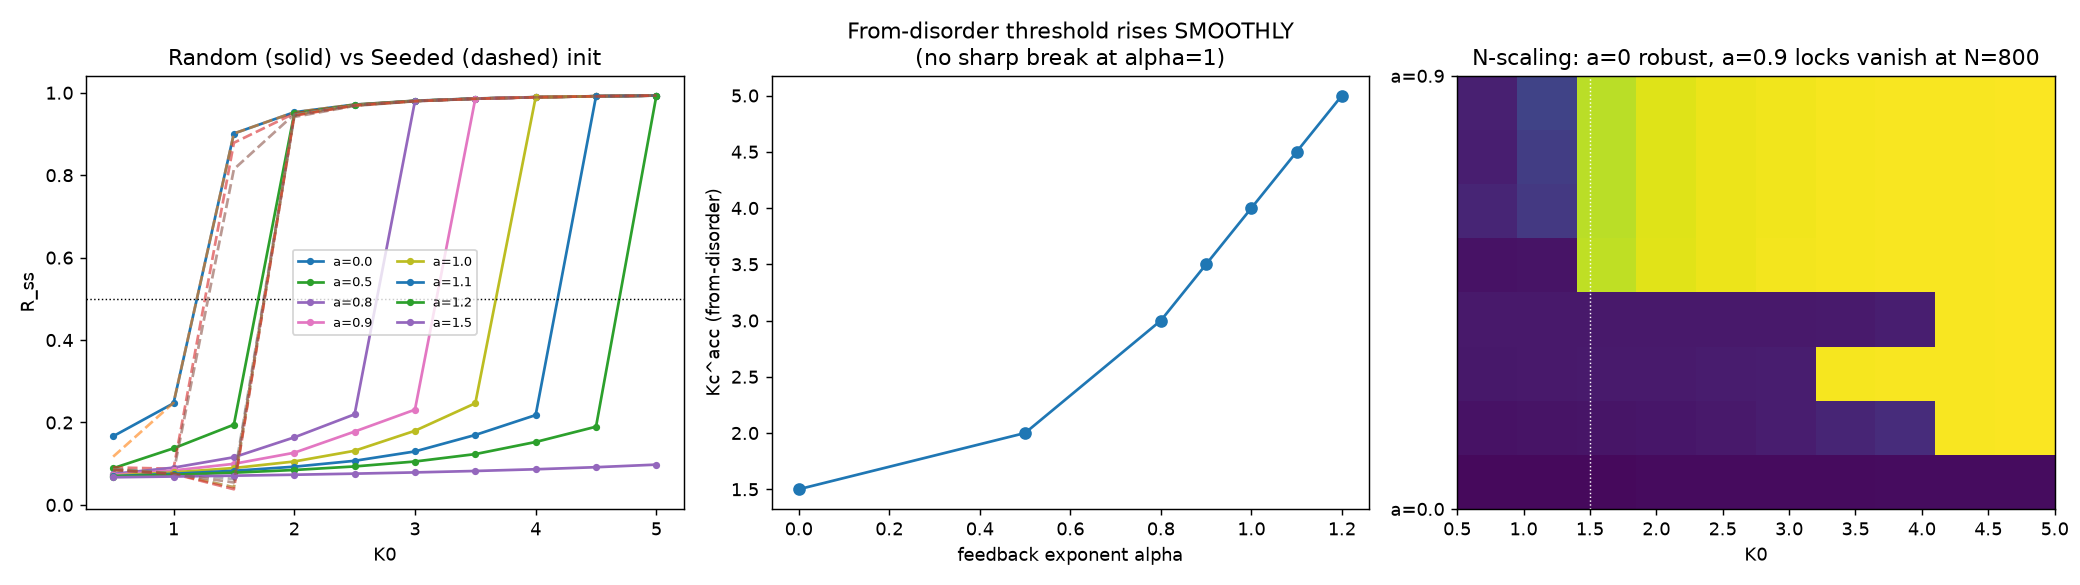

Python code for this plot:
import numpy as np, json
import matplotlib; matplotlib.use('Agg')
import matplotlib.pyplot as plt

def sim(N, alpha, K0, T=40.0, dt=0.02, mode='rand', seed=0, g=1.0):
    rg = np.random.default_rng(seed)
    om = rg.uniform(-g, g, N)
    th = rg.uniform(0, 2*np.pi, N) if mode=='rand' else rg.uniform(-0.3, 0.3, N)
    ns = int(round(T/dt)); ms = int(round(5/dt))
    for _ in range(ns):
        z = np.mean(np.exp(1j*th)); K = K0*(abs(z)**alpha)
        th += (om + K*np.imag(np.exp(-1j*th)*z))*dt
    Rs=[]
    for _ in range(ms):
        z = np.mean(np.exp(1j*th)); K = K0*(abs(z)**alpha)
        th += (om + K*np.imag(np.exp(-1j*th)*z))*dt; Rs.append(abs(z))
    return float(np.mean(Rs))

# ---- seed sensitivity at alpha in {1.0,1.1,1.2}, K0=5, N=200, 8 seeds ----
sens={}
for a in [1.0,1.1,1.2]:
    vals=[sim(200,a,5.0,mode='rand',seed=s) for s in range(8)]
    sens[f'a{a}']=vals
    print('sens a',a,vals,'mean',round(np.mean(vals),3))
json.dump(sens, open('dossier052_sens.json','w'))

# ---- load main sweep ----
D=json.load(open('dossier052_repl.json')); A=D['alphas']; K=D['K0s']; R=D['res']
Dn=json.load(open('dossier052_nscale.json'))

# estimate Kc^acc(alpha) = first K0 where random R>0.5
def kcacc(a):
    rr=R[f'a{a}_rand']; ks=[k for k,r in zip(K,rr) if r>0.5]
    return ks[0] if ks else None
kcs=[(a,kcacc(a)) for a in A]
xs=[]; ys=[]
for a,k in kcs:
    if k is not None: xs.append(a); ys.append(k)

fig,ax=plt.subplots(1,3,figsize=(16,4.5))
for a in A:
    ax[0].plot(K,R[f'a{a}_rand'],'-o',label=f'a={a}',ms=3)
    ax[0].plot(K,R[f'a{a}_seed'],'--',alpha=0.6)
ax[0].axhline(0.5,color='k',lw=0.8,ls=':'); ax[0].set_xlabel('K0'); ax[0].set_ylabel('R_ss')
ax[0].set_title('Random (solid) vs Seeded (dashed) init'); ax[0].legend(fontsize=7,ncol=2)

ax[1].plot(xs,ys,'o-')
ax[1].set_xlabel('feedback exponent alpha'); ax[1].set_ylabel('Kc^acc (from-disorder)')
ax[1].set_title('From-disorder threshold rises SMOOTHLY\n(no sharp break at alpha=1)')

# N scaling heatmap: alpha in {0.0,0.9}, N x K0
Ns=[100,200,400,800]
im=[]
for a in [0.0,0.9]:
    row=[Dn[f'a{a}_N{N}'][i] for N in Ns for i in range(len(K))]
    im.append(np.array(row).reshape(len(Ns),len(K)))
ax[2].imshow(np.vstack(im),aspect='auto',vmin=0,vmax=1,cmap='viridis',
             extent=[K[0],K[-1],1.5,0.5])
ax[2].set_yticks([0.5,1.5]); ax[2].set_yticklabels(['a=0.9','a=0.0'])
ax[2].set_xlabel('K0'); ax[2].set_title('N-scaling: a=0 robust, a=0.9 locks vanish at N=800')
ax[2].axvline(1.5,color='w',ls=':',lw=0.8)
fig.tight_layout(); fig.savefig('dossier052_fig.png',dpi=130)
print('Kc^acc:',kcs)
